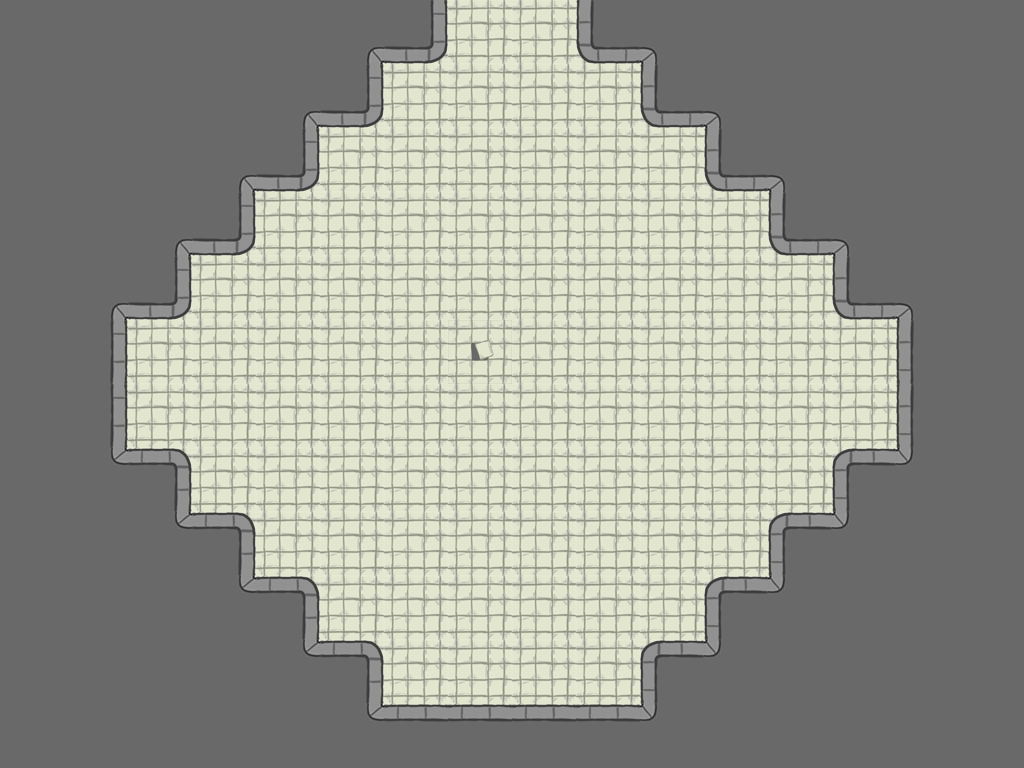

A 2D game scene composited from a Tiled map and its tileset images. What follows is a short description and the map's XML, with every tile layer's data as written:
An orthogonal 16x12 tile map with 64x64 px tiles, 1 tile layer (Tiles) and 4 objects (3x Loot, Door).

<map version="1.0" orientation="orthogonal" width="16" height="12" tilewidth="64" tileheight="64">
 <tileset firstgid="1" name="tileset" tilewidth="64" tileheight="64">
  <image source="../TileSets/tileset.png" width="384" height="192" />
  <tile id="0">
   <properties>
    <property name="walkCost" value="100" />
   </properties>
  </tile>
  <tile id="1">
   <properties>
    <property name="walkCost" value="100" />
   </properties>
  </tile>
  <tile id="6">
   <properties>
    <property name="walkCost" value="100" />
   </properties>
  </tile>
 </tileset>
 <layer name="Tiles" width="16" height="12">
  <data>
   <tile gid="8" />
   <tile gid="8" />
   <tile gid="8" />
   <tile gid="8" />
   <tile gid="8" />
   <tile gid="17" />
   <tile gid="9" />
   <tile gid="1" />
   <tile gid="1" />
   <tile gid="11" />
   <tile gid="16" />
   <tile gid="8" />
   <tile gid="8" />
   <tile gid="8" />
   <tile gid="8" />
   <tile gid="8" />
   <tile gid="8" />
   <tile gid="8" />
   <tile gid="8" />
   <tile gid="8" />
   <tile gid="17" />
   <tile gid="9" />
   <tile gid="1" />
   <tile gid="1" />
   <tile gid="1" />
   <tile gid="1" />
   <tile gid="11" />
   <tile gid="16" />
   <tile gid="8" />
   <tile gid="8" />
   <tile gid="8" />
   <tile gid="8" />
   <tile gid="8" />
   <tile gid="8" />
   <tile gid="8" />
   <tile gid="17" />
   <tile gid="9" />
   <tile gid="1" />
   <tile gid="1" />
   <tile gid="1" />
   <tile gid="1" />
   <tile gid="1" />
   <tile gid="1" />
   <tile gid="11" />
   <tile gid="16" />
   <tile gid="8" />
   <tile gid="8" />
   <tile gid="8" />
   <tile gid="8" />
   <tile gid="8" />
   <tile gid="17" />
   <tile gid="9" />
   <tile gid="1" />
   <tile gid="1" />
   <tile gid="1" />
   <tile gid="1" />
   <tile gid="1" />
   <tile gid="1" />
   <tile gid="1" />
   <tile gid="1" />
   <tile gid="11" />
   <tile gid="16" />
   <tile gid="8" />
   <tile gid="8" />
   <tile gid="8" />
   <tile gid="17" />
   <tile gid="9" />
   <tile gid="1" />
   <tile gid="1" />
   <tile gid="1" />
   <tile gid="1" />
   <tile gid="1" />
   <tile gid="1" />
   <tile gid="1" />
   <tile gid="1" />
   <tile gid="1" />
   <tile gid="1" />
   <tile gid="11" />
   <tile gid="16" />
   <tile gid="8" />
   <tile gid="8" />
   <tile gid="5" />
   <tile gid="1" />
   <tile gid="1" />
   <tile gid="1" />
   <tile gid="1" />
   <tile gid="1" />
   <tile gid="7" />
   <tile gid="1" />
   <tile gid="1" />
   <tile gid="1" />
   <tile gid="1" />
   <tile gid="1" />
   <tile gid="1" />
   <tile gid="6" />
   <tile gid="8" />
   <tile gid="8" />
   <tile gid="5" />
   <tile gid="1" />
   <tile gid="1" />
   <tile gid="1" />
   <tile gid="1" />
   <tile gid="1" />
   <tile gid="1" />
   <tile gid="1" />
   <tile gid="1" />
   <tile gid="1" />
   <tile gid="1" />
   <tile gid="1" />
   <tile gid="1" />
   <tile gid="6" />
   <tile gid="8" />
   <tile gid="8" />
   <tile gid="18" />
   <tile gid="12" />
   <tile gid="1" />
   <tile gid="1" />
   <tile gid="1" />
   <tile gid="1" />
   <tile gid="1" />
   <tile gid="1" />
   <tile gid="1" />
   <tile gid="1" />
   <tile gid="1" />
   <tile gid="1" />
   <tile gid="10" />
   <tile gid="15" />
   <tile gid="8" />
   <tile gid="8" />
   <tile gid="8" />
   <tile gid="18" />
   <tile gid="12" />
   <tile gid="1" />
   <tile gid="1" />
   <tile gid="1" />
   <tile gid="1" />
   <tile gid="1" />
   <tile gid="1" />
   <tile gid="1" />
   <tile gid="1" />
   <tile gid="10" />
   <tile gid="15" />
   <tile gid="8" />
   <tile gid="8" />
   <tile gid="8" />
   <tile gid="8" />
   <tile gid="8" />
   <tile gid="18" />
   <tile gid="12" />
   <tile gid="1" />
   <tile gid="1" />
   <tile gid="1" />
   <tile gid="1" />
   <tile gid="1" />
   <tile gid="1" />
   <tile gid="10" />
   <tile gid="15" />
   <tile gid="8" />
   <tile gid="8" />
   <tile gid="8" />
   <tile gid="8" />
   <tile gid="8" />
   <tile gid="8" />
   <tile gid="8" />
   <tile gid="18" />
   <tile gid="12" />
   <tile gid="1" />
   <tile gid="1" />
   <tile gid="1" />
   <tile gid="1" />
   <tile gid="10" />
   <tile gid="15" />
   <tile gid="8" />
   <tile gid="8" />
   <tile gid="8" />
   <tile gid="8" />
   <tile gid="8" />
   <tile gid="8" />
   <tile gid="8" />
   <tile gid="8" />
   <tile gid="8" />
   <tile gid="18" />
   <tile gid="3" />
   <tile gid="3" />
   <tile gid="3" />
   <tile gid="3" />
   <tile gid="15" />
   <tile gid="8" />
   <tile gid="8" />
   <tile gid="8" />
   <tile gid="8" />
   <tile gid="8" />
  </data>
 </layer>
 <objectgroup name="Objects" width="16" height="12">
  <object name="DoorYellow" type="Door" x="479" y="1" width="64" height="64">
   <properties>
    <property name="direction" value="up" />
    <property name="locked" value="0" />
   </properties>
  </object>
  <object name="Loot" type="Loot" x="432" y="292" width="96" height="99" />
  <object name="Loot" type="Loot" x="584" y="392" width="96" height="99" />
  <object name="Loot" type="Loot" x="317" y="422" width="96" height="99" />
 </objectgroup>
</map>
